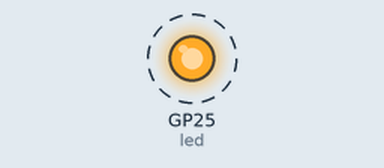
Simulated run of this program. Board: Raspberry Pi Pico running CircuitPython. On the bench: output pins drawn as LEDs (lit = HIGH). Dashed ring = blinking.

Above: at 0.2 s.
Timing chart, 0 to 3.0 s (numbered marks = the images above):
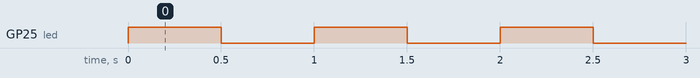

The program:

2_LED_Timer.py
```python
import board
import time
from digitalio import DigitalInOut, Direction,Pull

led = DigitalInOut(board.LED)
led.direction = Direction.OUTPUT

while 1:
    if led.value==0: led.value= True
    elif led.value==1:led.value = False
    time.sleep(0.5)


# #Connect LED between Pin1 ie GP0 and Pin 2
# op = DigitalInOut(board.GP0)
# op.direction = Direction.OUTPUT
```

Measured:
- by itself, GP25 (led): alternates HIGH for 0.50 s and LOW for 0.50 s
